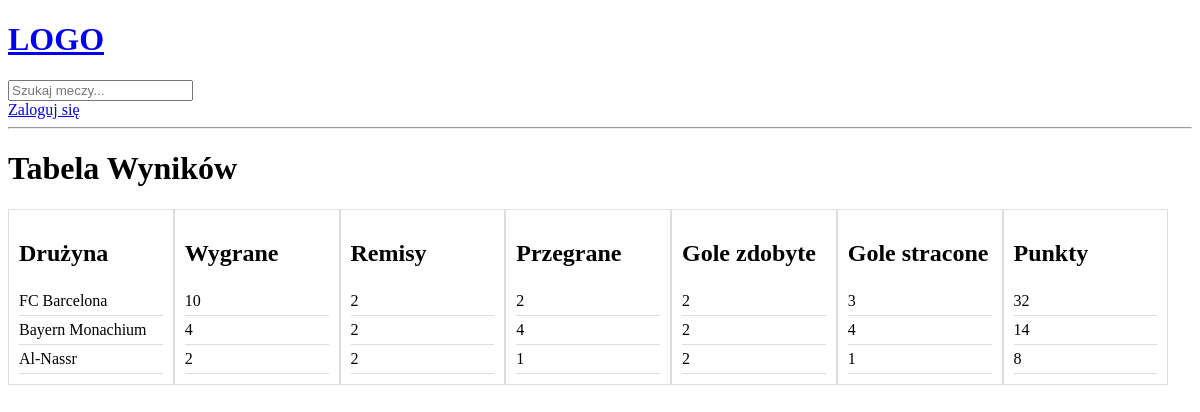
Page /statistics/ on the committed database.
### base/models.py (models this page shows, shortened)
class Statistics(models.Model):
    team = models.ForeignKey(Team, on_delete=models.CASCADE)
    wins = models.IntegerField()
    draws = models.IntegerField()
    loses = models.IntegerField()  # Typo corrected: 'loses' to 'losses'
    goals = models.IntegerField()
    goals_lost = models.IntegerField()
    @property
    def points(self):
        return self.wins * 3 + self.draws

class Team(models.Model):
    name=models.CharField(max_length=50)
    city=models.CharField(max_length=50)
    def __str__(self):
        return self.name

### base/views.py (the view)
# urls.py: path('statistics/', views.statistics,name='statistics'),
def statistics(request):
    statistics = Statistics.objects.annotate(
        total_points=ExpressionWrapper(F('wins') * 3 + F('draws'), output_field=IntegerField())
    ).order_by('-total_points')
    context={'statistics':statistics}
    return render(request, 'base/statistics.html',context)

### base/templates/base/statistics.html (shortened to what this page needs)
<!DOCTYPE html>
<html lang="pl">
<head>
{% extends 'main.html' %}
{% block content %}
<div class="Statistics container">
    <div>
        <h1> Tabela Wyników</h1>
    </div>
    <div class="kolumna">
    <h2>Drużyna</h2>
        {% for stat in statistics %}
        <p> {{stat.team}}</p>
        {% endfor %}
    </div>
        <div class="kolumna">
    <h2>Wygrane</h2>
        {% for stat in statistics %}
            <p>{{stat.wins}} </p>
        {% endfor %}
    </div>
            <div class="kolumna">
    <h2>Remisy</h2>
        {% for stat in statistics %}
            <p>{{stat.draws}} </p>
        {% endfor %}
    </div>
            <div class="kolumna">
    <h2>Przegrane</h2>
        {% for stat in statistics %}
            <p>{{stat.loses}} </p>
        {% endfor %}
    </div>
            <div class="kolumna">
    <h2>Gole zdobyte</h2>
        {% for stat in statistics %}
            <p>{{stat.goals}} </p>
        {% endfor %}
    </div>
            <div class="kolumna">
    <h2>Gole stracone</h2>
        {% for stat in statistics %}
            <p>{{stat.goals_lost}} </p>
        {% endfor %}
    </div>
            <div class="kolumna">
    <h2>Punkty</h2>
        {% for stat in statistics %}
            <p>{{stat.points}} </p>
        {% endfor %}
    </div>
</div>
{% endblock content %}

### base/templates/base/statistics.html (style rules this page uses)
.kolumna { float: left; width: 14%; padding: 10px; box-sizing: border-box; border: 1px solid #ddd; }
.kolumna p { border-bottom: 1px solid #ddd; margin: 0; padding: 5px 0; }

### rows in the picture
Statistics: team "FC Barcelona", wins "10", draws "2", loses "2", goals "2", goals_lost "3", points "32"
Statistics: team "Bayern Monachium", wins "4", draws "2", loses "4", goals "2", goals_lost "4", points "14"
Statistics: team "Al-Nassr", wins "2", draws "2", loses "1", goals "2", goals_lost "1", points "8"
